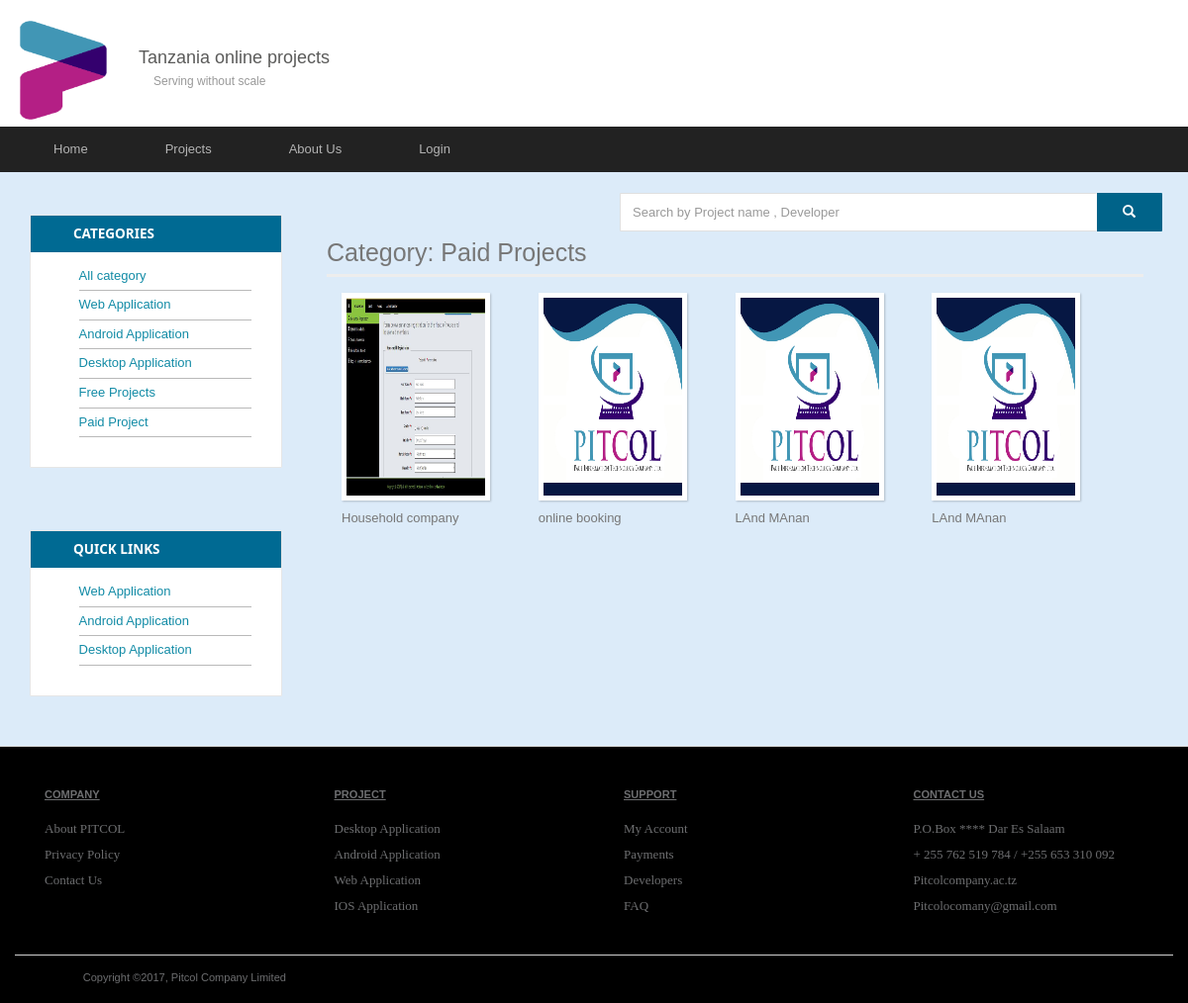
/index.php/projects/paid, run on the app's committed database.
### tables this page shows
CREATE TABLE `projects` (
  `project_id` int(11) NOT NULL,
  `project_name` varchar(150) NOT NULL,
  `category_id` int(10) NOT NULL,
  `uploader` varchar(30) NOT NULL,
  `payment` varchar(10) NOT NULL,
  `description` text NOT NULL,
  `upload_date` varchar(10) NOT NULL
);

CREATE TABLE `screenshots` (
  `screenshot_id` int(11) NOT NULL,
  `screenshot_name` varchar(60) NOT NULL,
  `screenshot_size` varchar(30) NOT NULL,
  `screenshot_type` varchar(30) NOT NULL,
  `screenshot_path` varchar(150) NOT NULL,
  `project_id` int(11) NOT NULL
);

### application/controllers/Projects.php (called while the page is built, shortened)
<?php
class Projects extends CI_Controller {
    public function paid() {
        $this->load->view('projects/paid');
    }
}

### index.php (called while the page is built, shortened)
<?php
require_once BASEPATH.'core/CodeIgniter.php';

### application/views/projects/paid.php (the view, shortened to what this page needs)
<!DOCTYPE html>
<html><head>
        <link href="<?php echo FILEPATH; ?>css/base.css" rel="stylesheet">
        <link href="<?php echo FILEPATH; ?>css/main.css" rel="stylesheet">
    </head>
    <body>
        <div class="cp-top-wrapper">
            <header>
                <br>
                <div class="container">
                    <div class="row">
                        <div class="col-xs-2">
                            <a href="#">
                                <img src="<?php echo FILEPATH; ?>images/favicon.png">
                            </a>
                        </div>
                        <div class="col-xs-4 tagline text-left">
                            <h4 class="col-xs-12">
                                Tanzania online projects
                                <span class="col-xs-12 small text-left">
                                    Serving without scale
                                </span>
                            </h4>
                        </div>
                    </div>
                </div>
                <div class="cp-nav">
                    <div class="container">
                        <div class="row">
                            <nav class="cp-nav-custom navbar">
                                <ul class="nav navbar-nav pull-left">
                                    <li>
                                        <a href="<?php echo SITEURL; ?>projects/">
                                            Home
                                        </a>
                                    </li>
                                    <li class="dropdown">
                                        <a href="#" class="dropdown-toggle" data-toggle="dropdown" aria-expanded="false">
                                            Projects
                                        </a>
                                    </li>
                                    <li class="dropdown">
                                        <a href="http://www.tovl.ac.tz/about-us">
                                            About Us
                                        </a>
                                    </li>
                                    <li>
                                        <a href="">Login</a>
                                    </li>
                                </ul>
                            </nav>
                        </div>
                    </div>
                </div>
            </header>
        </div>
        <main>
            <br>
            <form  action="http://www.tovl.ac.tz/search" method="get" role="form" accept-charset="UTF-8" enctype="application/x-www-form-urlencoded">
                <div class="col-xs-6 search-pane pull-right text-center">
                    <div class="input-group">
                        <input class="form-control cp-search-input" name="q" placeholder="Search by Project name , Developer" type="text" style="background-color: white">
                        <span class="input-group-btn">
                            <button class="btn btn-success btn-sm" type="submit"> <span class="glyphicon glyphicon-search"></span> </button>
                        </span>
                    </div>
                </div>
            </form>
            <br>
            <div class="container">
                <div class="col-xs-3 pull-left left-side">
                    <div class="row left-side-panel  wrapper ">
                        <div class="title">
                            <h5>Categories</h5>
                        </div>
                        <div class="side-menu col-xs-12">
                            <ul class="list-unstyled col-xs-push-1 col-xs-11">
                                <li>
                                    <a href="<?php echo SITEURL; ?>projects/">
                                        All category
                                    </a>
                                </li>
                                <li>
                                    <a href="<?php echo SITEURL; ?>projects/category1">
                                        Web Application
                                    </a>
                                </li>
                                <li>
                                    <a href="<?php echo SITEURL; ?>projects/category3">
                                        Android Application
                                    </a>
                                </li>
                                <li>
                                    <a href="<?php echo SITEURL; ?>projects/category2">
                                        Desktop Application
                                    </a>
                                </li>
                                <li>
                                    <a href="<?php echo SITEURL; ?>projects/free">
                                        Free Projects
                                    </a>
                                </li>
                                <li>
                                    <a href="<?php echo SITEURL; ?>projects/paid">
                                        Paid Project
                                    </a>
                                </li>
                            </ul>
                        </div>
                    </div>
                    <br><br>
                    <div class="row left-side-panel  wrapper ">
                        <div class="title">
                            <h5>Quick Links</h5>
                        </div>
                        <div class="side-menu col-xs-12">
                            <ul class="list-unstyled col-xs-push-1 col-xs-11">
                                <li>
                                    <a href="#">
                                        Web Application
                                    </a>
                                </li>
                                <li>
                                    <a href="#">
                                        Android Application
                                    </a>
                                </li>
                                <li>
                                    <a href="#">
                                        Desktop Application
                                    </a>
                                </li>
                            </ul>
                        </div>
                    </div>
                </div>
                <section class="col-xs-9">
                    <h4>
                        Category: Paid Projects
                    </h4>
                    <div class="col-xs-12 data-books">
                        <?php
                        $this->db->order_by('project_id', 'DESC');
                        $this->db->where('payment', 'Paid');
                        $res = $this->db->get('projects')->result_array();
                        foreach ($res as $row):
                            ?>
                            <div class="col-xs-3 margin-btm-10px" title="<?php echo $row['project_name']; ?>">
                                <?php
                                $this->db->order_by('screenshot_id', 'DESC');
                                $this->db->limit(1);
                                $this->db->where('project_id', $row['project_id']);
                                $query = $this->db->get('screenshots');
                                $res = $query->result_array();
                                $num_row = $query->num_rows();
                                ?>
                                <a href="<?php
                                        $project_name = preg_replace('#[ -]+#', '-',$row['project_name']);
                                        echo SITEURL.'projects/view/'.$project_name.'/'.$row['upload_date'].'/'.$row['project_id'];?>">
                                    <img alt="<?php echo $row['project_name']; ?>" src="
                                    <?php
                                    if ($num_row == 1) {
                                        foreach ($res as $image) {
                                            echo FILEPATH . 'images/thumbnails/' . $image['screenshot_name'];
                                        }
                                    } else {
                                        echo FILEPATH . 'images/thumbnails/default.jpg';
                                    }
                                    ?>">
                                    <div><?php echo $row['project_name']; ?></div>
                                </a>
                            </div>
                            <?php
                        endforeach;
                        ?>
                    </div>
                </section>
            </div>
        </main>
        <footer>
            <div class="container">
                <div class="row">
                    <div class="col-xs-3">
                        <div class="col-xs-8">
                            <ul class="list-unstyled">
                                <h4 class=" small">
                                    COMPANY
                                </h4>
                                <li>
                                    <a href="http://www.tovl.ac.tz/about-us">
                                        About PITCOL
                                    </a>
                                </li>
                                <li>
                                    <a href="http://www.tovl.ac.tz/privacy-policy">
                                        Privacy Policy
                                    </a>
                                </li>
                                <li>
                                    <a href="http://www.tovl.ac.tz/contact">
                                        Contact Us
                                    </a>
                                </li>
                            </ul>
                        </div>
                    </div>
                    <div class="col-xs-3">
                        <div class="col-xs-8">
                            <ul class="list-unstyled">
                                <h4 class="small">
                                    PROJECT
                                </h4>
                                <li>
                                    <a href="http://www.tovl.ac.tz/browse?level=primary">
                                        Desktop Application
                                    </a>
                                </li>
                                <li>
                                    <a href="http://www.tovl.ac.tz/browse?level=secondary">
                                        Android Application
                                    </a>
                                </li>
                                <li>
                                    <a href="http://www.tovl.ac.tz/new-added">
                                        Web Application
                                    </a>
                                </li>
                                <li>
                                    <a href="http://www.tovl.ac.tz/my-favorites">
                                        IOS Application
                                    </a>
                                </li>
                            </ul>
                        </div>
                    </div>
                    <div class="col-xs-3">
                        <div class="col-xs-8">
                            <ul class="list-unstyled">
                                <h4 class=" small">
                                    SUPPORT
                                </h4>
                                <li>
                                    <a href="http://www.tovl.ac.tz/faq#account">
                                        My Account
                                    </a>
                                </li>
                                <li>
                                    <a href="http://www.tovl.ac.tz/faq#payments">
                                        Payments
                                    </a>
                                </li>
                                <li>
                                    <a href="http://www.tovl.ac.tz/faq#publishers">
                                        Developers
                                    </a>
                                </li>
                                <li>
                                    <a href="http://www.tovl.ac.tz/faq" title="Frequent Asked Questions">
                                        FAQ
                                    </a>
                                </li>
                            </ul>
                        </div>
                    </div>
                    <div class="col-xs-3">
                        <address>
                            <div class="col-xs-12">
                                <ul class="list-unstyled">
                                    <h4 class="small">
                                        CONTACT US
                                    </h4>
                                    <li>
                                        P.O.Box **** Dar Es Salaam
                                    </li>
                                    <li>
                                        + 255 762 519 784 / +255 653 310 092
                                    </li>
                                    <li>
                                        <a href="">
                                            Pitcolcompany.ac.tz
                                        </a>
                                    </li>
                                    <li>
                                        <a href="">
                                            Pitcolocomany@gmail.com
                                        </a>
                                    </li>
                                </ul>
                            </div>
                        </address>
                    </div>
                </div>
                <div class="center-block">
                    <div class="col-xs-12 small">
                        <div class="col-xs-4" style="padding-left: 3.5em">
                            <p> Copyright ©2017, Pitcol Company Limited </p>
                        </div>
                    </div>
                </div>
            </div>
        </footer>
    </body></html>

### data on the page
projects: screenshots.screenshot_name (picture), project_name "Household company"
projects: screenshots.screenshot_name (picture), project_name "online booking"
projects: project_name "LAnd MAnan"
projects: project_name "LAnd MAnan"
